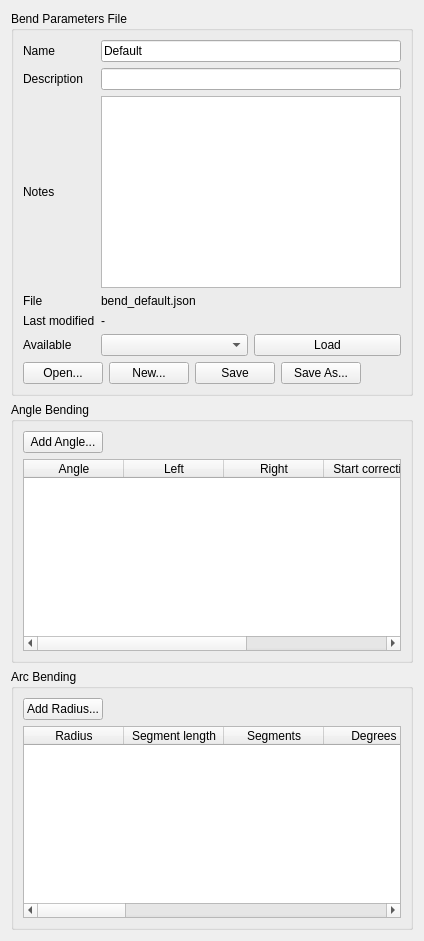
          <widget class="QWidget" name="bendTablesTab">
           <attribute name="title">
            <string>Bend Tables</string>
           </attribute>
           <layout class="QVBoxLayout" name="verticalLayout_19">
            <item>
             <widget class="QGroupBox" name="bendParametersFileGroup">
              <property name="title">
               <string>Bend Parameters File</string>
              </property>
              <layout class="QGridLayout" name="gridLayout_5">
               <item row="0" column="0">
                <widget class="QLabel" name="labelBendParametersName">
                 <property name="text">
                  <string>Name</string>
                 </property>
                </widget>
               </item>
               <item row="0" column="1">
                <widget class="QLineEdit" name="bendParametersNameEdit">
                 <property name="text">
                  <string>Default</string>
                 </property>
                </widget>
               </item>
               <item row="1" column="0">
                <widget class="QLabel" name="labelBendParametersDescription">
                 <property name="text">
                  <string>Description</string>
                 </property>
                </widget>
               </item>
               <item row="1" column="1">
                <widget class="QLineEdit" name="bendParametersDescriptionEdit"/>
               </item>
               <item row="2" column="0">
                <widget class="QLabel" name="labelBendParametersNotes">
                 <property name="text">
                  <string>Notes</string>
                 </property>
                </widget>
               </item>
               <item row="2" column="1">
                <widget class="QPlainTextEdit" name="bendParametersNotesEdit">
                 <property name="maximumHeight">
                  <number>70</number>
                 </property>
                </widget>
               </item>
               <item row="3" column="0">
                <widget class="QLabel" name="labelBendParametersFile">
                 <property name="text">
                  <string>File</string>
                 </property>
                </widget>
               </item>
               <item row="3" column="1">
                <widget class="QLabel" name="bendParametersFileValue">
                 <property name="text">
                  <string>bend_default.json</string>
                 </property>
                </widget>
               </item>
               <item row="4" column="0">
                <widget class="QLabel" name="labelBendParametersModified">
                 <property name="text">
                  <string>Last modified</string>
                 </property>
                </widget>
               </item>
               <item row="4" column="1">
                <widget class="QLabel" name="bendParametersModifiedValue">
                 <property name="text">
                  <string>-</string>
                 </property>
                </widget>
               </item>
               <item row="5" column="0">
                <widget class="QLabel" name="labelAvailableBendParameters">
                 <property name="text">
                  <string>Available</string>
                 </property>
                </widget>
               </item>
               <item row="5" column="1">
                <layout class="QHBoxLayout" name="horizontalLayout_13">
                 <item>
                  <widget class="QComboBox" name="bendParametersFileComboBox"/>
                 </item>
                 <item>
                  <widget class="QPushButton" name="loadBendParametersButton">
                   <property name="text">
                    <string>Load</string>
                   </property>
                  </widget>
                 </item>
                </layout>
               </item>
               <item row="6" column="0" colspan="2">
                <layout class="QHBoxLayout" name="horizontalLayout_12">
                 <item>
                 <widget class="QPushButton" name="openBendParametersButton">
                  <property name="text">
                   <string>Open...</string>
                  </property>
                 </widget>
                </item>
                <item>
                 <widget class="QPushButton" name="newBendParametersButton">
                  <property name="text">
                   <string>New...</string>
                  </property>
                 </widget>
                </item>
                <item>
                 <widget class="QPushButton" name="saveBendParametersButton">
                  <property name="text">
                   <string>Save</string>
                  </property>
                  </widget>
                 </item>
                 <item>
                  <widget class="QPushButton" name="saveBendParametersAsButton">
                   <property name="text">
                    <string>Save As...</string>
                   </property>
                  </widget>
                 </item>
                 <item>
                  <spacer name="horizontalSpacer_4">
                   <property name="orientation">
                    <enum>Qt::Orientation::Horizontal</enum>
                   </property>
                   <property name="sizeHint" stdset="0">
                    <size>
                     <width>40</width>
                     <height>20</height>
                    </size>
                   </property>
                  </spacer>
                 </item>
                </layout>
               </item>
              </layout>
             </widget>
            </item>
            <item>
             <widget class="QGroupBox" name="angleBendGroup">
              <property name="title">
               <string>Angle Bending</string>
              </property>
              <layout class="QVBoxLayout" name="verticalLayout_20">
               <item>
                <layout class="QHBoxLayout" name="horizontalLayout_10">
                 <item>
                  <widget class="QPushButton" name="addAngleBendRowButton">
                   <property name="text">
                    <string>Add Angle...</string>
                   </property>
                  </widget>
                 </item>
                 <item>
                  <spacer name="horizontalSpacer_2">
                   <property name="orientation">
                    <enum>Qt::Orientation::Horizontal</enum>
                   </property>
                   <property name="sizeHint" stdset="0">
                    <size>
                     <width>40</width>
                     <height>20</height>
                    </size>
                   </property>
                  </spacer>
                 </item>
                </layout>
               </item>
               <item>
                <widget class="QTableWidget" name="angleBendTableWidget">
                 <property name="columnCount">
                  <number>5</number>
                 </property>
                 <column>
                  <property name="text">
                   <string>Angle</string>
                  </property>
                 </column>
                 <column>
                  <property name="text">
                   <string>Left</string>
                  </property>
                 </column>
                 <column>
                  <property name="text">
                   <string>Right</string>
                  </property>
                 </column>
                 <column>
                  <property name="text">
                   <string>Start correction</string>
                  </property>
                 </column>
                 <column>
                  <property name="text">
                   <string>End correction</string>
                  </property>
                 </column>
                </widget>
               </item>
              </layout>
             </widget>
            </item>
            <item>
             <widget class="QGroupBox" name="arcBendGroup">
              <property name="title">
               <string>Arc Bending</string>
              </property>
              <layout class="QVBoxLayout" name="verticalLayout_21">
               <item>
                <layout class="QHBoxLayout" name="horizontalLayout_11">
                 <item>
                  <widget class="QPushButton" name="addArcBendRowButton">
                   <property name="text">
                    <string>Add Radius...</string>
                   </property>
                  </widget>
                 </item>
                 <item>
                  <spacer name="horizontalSpacer_3">
                   <property name="orientation">
                    <enum>Qt::Orientation::Horizontal</enum>
                   </property>
                   <property name="sizeHint" stdset="0">
                    <size>
                     <width>40</width>
                     <height>20</height>
                    </size>
                   </property>
                  </spacer>
                 </item>
                </layout>
               </item>
               <item>
                <widget class="QTableWidget" name="arcBendTableWidget">
                 <property name="columnCount">
                  <number>12</number>
                 </property>
                 <column>
                  <property name="text">
                   <string>Radius</string>
                  </property>
                 </column>
                 <column>
                  <property name="text">
                   <string>Segment length</string>
                  </property>
                 </column>
                 <column>
                  <property name="text">
                   <string>Segments</string>
                  </property>
                 </column>
                 <column>
                  <property name="text">
                   <string>Degrees</string>
                  </property>
                 </column>
                 <column>
                  <property name="text">
                   <string>Right 90</string>
                  </property>
                 </column>
                 <column>
                  <property name="text">
                   <string>Right 45</string>
                  </property>
                 </column>
                 <column>
                  <property name="text">
                   <string>Left 90</string>
                  </property>
                 </column>
                 <column>
                  <property name="text">
                   <string>Left 45</string>
                  </property>
                 </column>
                 <column>
                  <property name="text">
                   <string>Start correction</string>
                  </property>
                 </column>
                 <column>
                  <property name="text">
                   <string>End correction</string>
                  </property>
                 </column>
                 <column>
                  <property name="text">
                   <string>Bridge reduction</string>
                  </property>
                 </column>
                 <column>
                  <property name="text">
                   <string>Recalculate</string>
                  </property>
                 </column>
                </widget>
               </item>
              </layout>
             </widget>
            </item>
           </layout>
          </widget>
